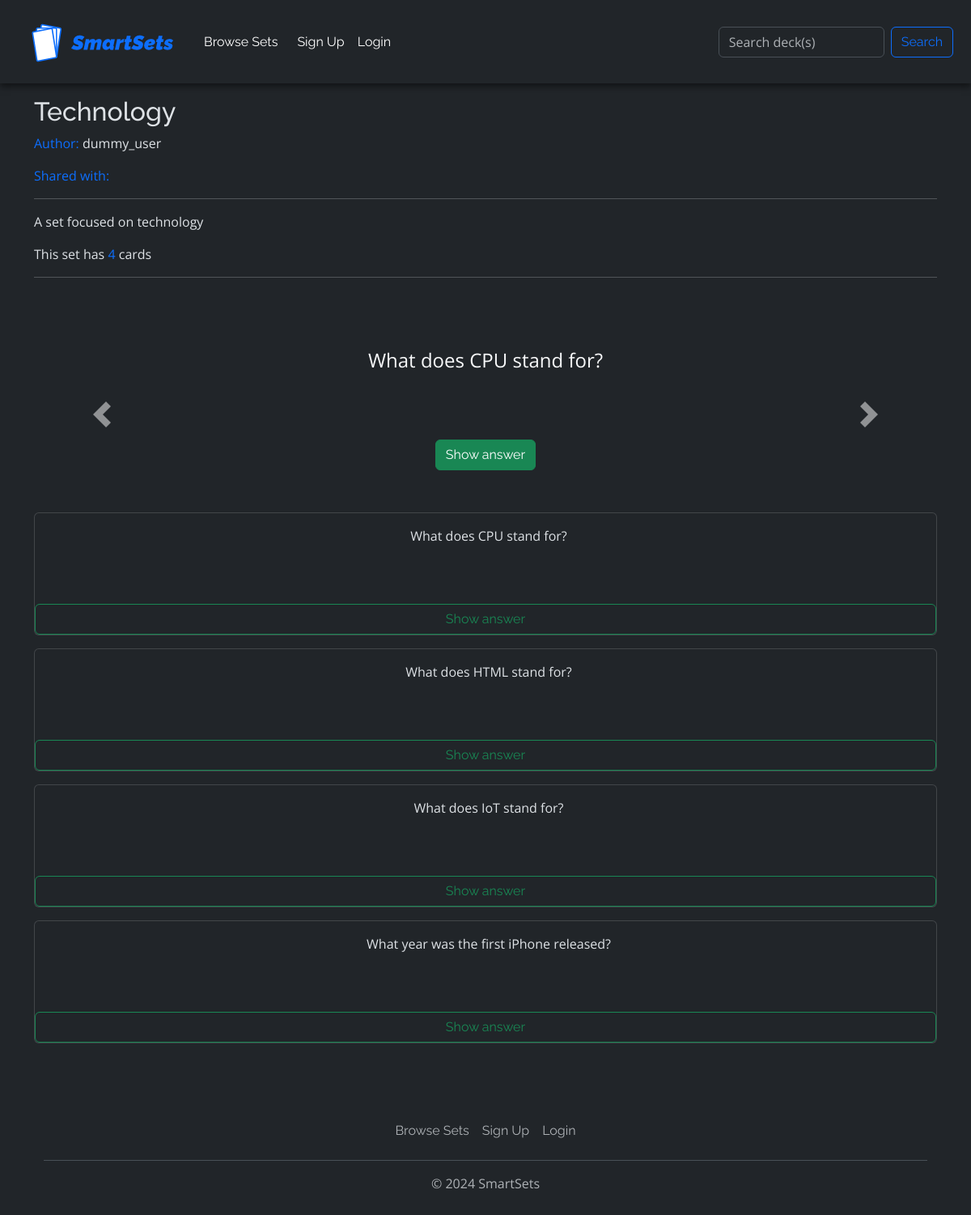
The app's page /sets/view/technology with its own data.
### sets/models.py (models this page shows, shortened)
class Sets(models.Model):
    name = CharField(blank=False, max_length=128)
    description = TextField()
    card_count = IntegerField()
    public = BooleanField()
    shared_with = ManyToManyField(User, related_name="shared_with", blank=True)
    author = ForeignKey(User, on_delete=models.CASCADE, related_name="author")
    slug = models.SlugField(unique=True, null=False)

### cards/models.py (models this page shows)
class Card(models.Model):
    question = TextField()
    answer = TextField()
    owner_set = ForeignKey(Sets, on_delete=models.CASCADE)

### sets/views.py (the view)
# urls.py: path('view/<slug:slug>', views.view_single_set, name='view_set'),
def view_single_set(request, slug):
    try:
        match_set = Sets.objects.get(slug=slug)
        if match_set.public == False:
            if request.user.is_authenticated:
                if match_set.author != request.user and match_set.shared_with.filter(username=request.user.username).exists() == False:
                    return render(request, "no_resource.html")
            else:
                return render(request, "no_resource.html")
    except ObjectDoesNotExist:
        return render(request, "no_resource.html")
    matched_cards = Card.objects.filter(owner_set=match_set)
    context = {"matched_set": match_set, "cards":matched_cards, "count": len(matched_cards)}
    return render(request, "view_single_set.html", context)

### sets/templates/view_single_set.html (shortened to what this page needs)
{% extends 'base_layout.html' %}
{% block content %}
<div class="container">
    <h2 class="mt-3">{{matched_set.name}}</h2>
    <p class="mt-1"><span class="text-primary">Author:</span> {{matched_set.author}}</p>
    <span class="text-primary">Shared with:</span>
    <br>
    <hr>
    <p>{{matched_set.description}}</p>
    {% if count == 0 %}
    <p class="text-danger">Unfortunately it seems like this set is empty!</p>
    {% else %}
    <p>This set has <span class="text-primary">{{count}}</span> cards</p>
    {% endif %}
    <hr>
    <div id="setcarousel" class="carousel slide py-5 mb-3">
      <div class="carousel-inner">
        {% for card in cards %}
        {% if forloop.first %}
        <div class="carousel-item active">
        {% else %}
        <div class="carousel-item">
          {% endif %}
          <div class="carousel-caption d-md-block">
            <p class="fs-4 text-light">{{card.question}}</p>
            <a href="javascript:void(0)" id="carousel-button-{{forloop.counter}}" class="btn btn-success mb-3" onclick="toggle('carousel-answer-{{forloop.counter}}', 'carousel-button-{{forloop.counter}}')">Show answer</a>
          </div>
        </div>
      {% endfor %}
      <button class="carousel-control-prev" type="button" data-bs-target="#setcarousel" data-bs-slide="prev">
        <span class="carousel-control-prev-icon" aria-hidden="true"></span>
      </button>
      <button class="carousel-control-next text-black" type="button" data-bs-target="#setcarousel" data-bs-slide="next">
        <span class="carousel-control-next-icon black" aria-hidden="true"></span>
      </button>
    </div>
    {% for card in cards %}
    <div class="card mt-3">
        <div class="card-body pa-3 ms-2 text-center">
          <p id="change-answer-text" class="text-center">{{card.question}}</p>
        </div>
        <a href="javascript:void(0)" id="button-{{forloop.counter}}" class="btn btn-outline-success" onclick="toggle('answer-{{forloop.counter}}', 'button-{{forloop.counter}}')">Show answer</a>
    </div>
    {% endfor %}
</div>
{% endblock %}

### static/styles.css (style rules this page uses)
body { font-family: 'Open Sans', sans-serif; font-size: 1rem; line-height: 1.5; }
h1, h2, h3, h4, h5, h6, .navbar-brand, .nav-link, .btn { font-family: 'Raleway', sans-serif; }
.card { display: flex; flex-direction: column; justify-content: space-between; height: 100%; }
.card-body { flex-grow: 1; }
.carousel-caption { position:static; color:white; }
.carousel-control-next-icon, .carousel-control-prev-icon { font-size:4em; color:black; }

### records on screen
Sets: name "Technology", author "dummy_user", description "A set focused on technology"
Card: question "What does CPU stand for?"
Card: question "What does HTML stand for?"
Card: question "What does IoT stand for?"
Card: question "What year was the first iPhone released?"

### other values on screen
{{ count }} "4"
